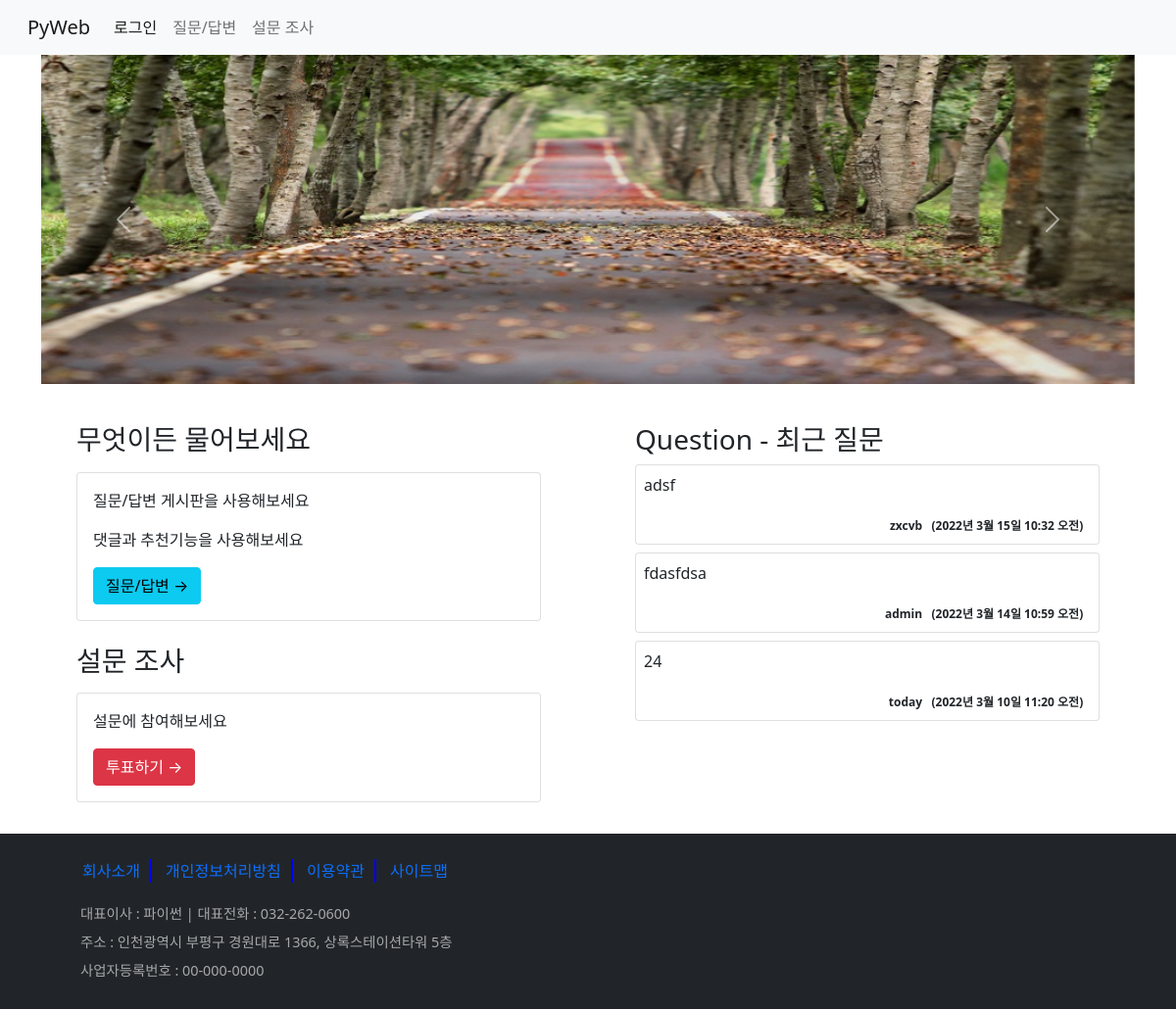
Before: / with the older database file.
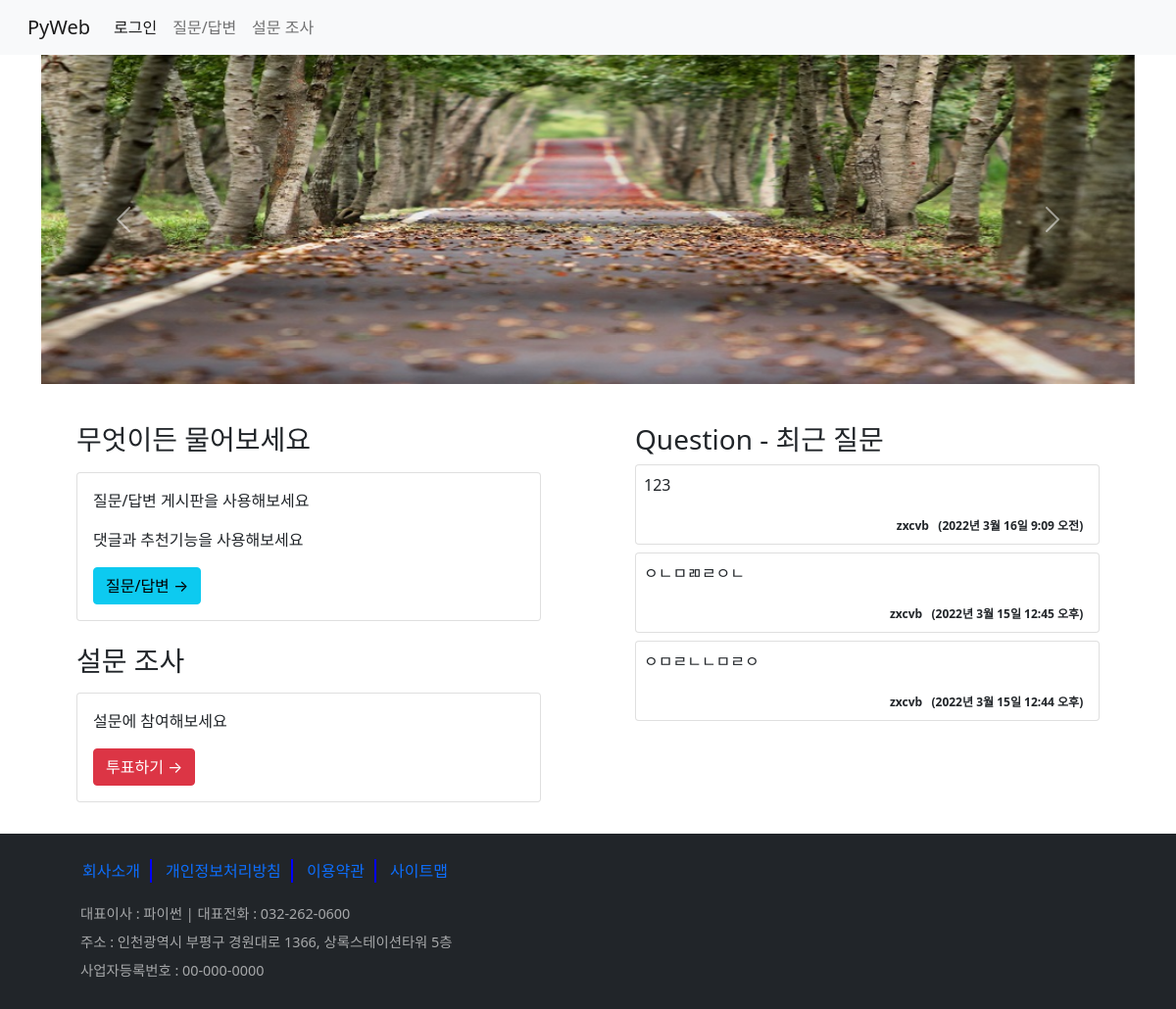
After: the same page with the newer database file.
### board/models.py (models this page shows, shortened)
class Question(models.Model):
    subject = models.CharField(max_length=200)
    content = models.TextField()
    create_date = models.DateTimeField()                                                            # 반드시 있어야 함(NOT NULL)
    modify_date = models.DateTimeField(null=True, blank=True)                                       # null 허용, blank - 폼 데이터 null
    author = models.ForeignKey(User, on_delete=models.CASCADE, related_name='author_question')      # user의 username과 외래키 설정
    voter = models.ManyToManyField(User, related_name='voter_question')                             # 추천수 - 다대다 관계

### board/views/base_views.py (the view)
# urls.py: path('', base_views.index, name='index'),                        # 127.0.0.1:8000/board/
def index(request):
    question_list = Question.objects.order_by('-pk')[:3]
    context = {'question_list':question_list}
    return render(request, 'board/index.html', context)

### templates/board/index.html (shortened to what this page needs)
{% extends 'base.html' %}
{% load static %}
{% block content %}
<div class="container">
    <div id="carouselExampleControls" class="carousel slide" data-bs-ride="carousel">
        <div class="carousel-inner">
            <div class="carousel-item active">
                <img src="{% static 'board/images/bg0.jpg' %}" class="d-block w-100" alt="...">
            </div>
        </div>
        <button class="carousel-control-prev" type="button" data-bs-target="#carouselExampleControls" data-bs-slide="prev">
            <span class="carousel-control-prev-icon" aria-hidden="true"></span>
        </button>
        <button class="carousel-control-next" type="button" data-bs-target="#carouselExampleControls" data-bs-slide="next">
            <span class="carousel-control-next-icon" aria-hidden="true"></span>
        </button>
    </div>
    <div class="row">
        <div class="col-6 px-5 my-3">
            <h3 class="mt-4">무엇이든 물어보세요</h3>
            <div class="card my-3">
                <div class="card-body">
                    <p>질문/답변 게시판을 사용해보세요</p>
                    <p>댓글과 추천기능을 사용해보세요</p>
                    <a href="{% url 'board:boardlist' %}" class="btn btn-info">질문/답변 &rarr;</a>
                </div>
            </div>
            <h3 class="mt-4">설문 조사</h3>
            <div class="card my-3">
                <div class="card-body">
                    <p>설문에 참여해보세요</p>
                    <a href="{% url 'poll:index' %}" class="btn btn-danger">투표하기 &rarr;</a>
                </div>
            </div>
        </div>
        <div class="col-6 px-5 my-3">
            <h3 class="mt-4">Question - 최근 질문</h3>
            {% for question in question_list %}
            <div class="card my-2">
                <div class="card-body p-2">
                    <p>
                        <a href="{% url 'board:detail' question.id %}" class="text-dark text-decoration-none">
                            {{ question.subject }}
                        </a>
                    </p>
                    <div class="card-text text-right">
                        <span class="badge text-dark">
                            {{ question.author }}&nbsp; &nbsp;({{ question.create_date }})
                        </span>
                    </div>
                </div>
            </div>
            {% endfor %}
        </div>
    </div>
</div>
{% endblock %}

Changed rows visible on the page:
removed Question: subject "adsf", author "zxcvb", create_date "2022년 3월 15일 10:32 오전"
no longer on this page (row unchanged): Question: subject "fdasfdsa", author "admin", create_date "2022년 3월 14일 10:59 오전"
no longer on this page (row unchanged): Question: subject "24", author "today", create_date "2022년 3월 10일 11:20 오전"
added Question: subject "123", author "zxcvb", create_date "2022년 3월 16일 9:09 오전"
added Question: subject "ㅇㄴㅁㄻㄹㅇㄴ", author "zxcvb", create_date "2022년 3월 15일 12:45 오후"
added Question: subject "ㅇㅁㄹㄴㄴㅁㄹㅇ", author "zxcvb", create_date "2022년 3월 15일 12:44 오후"
